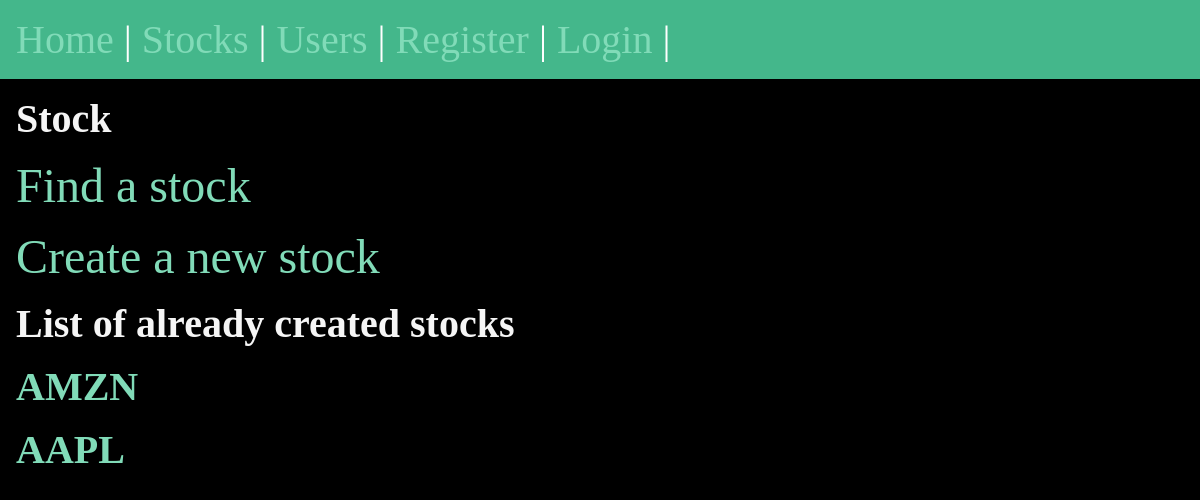
Page /stocks/ on the earlier database version.
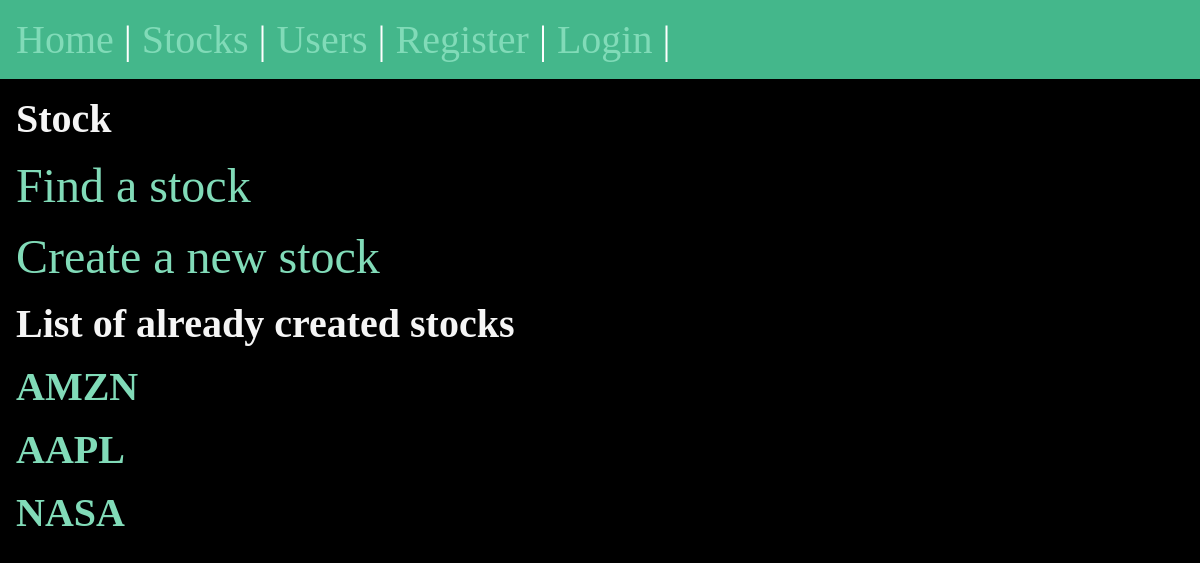
Same page on the later database version.
### stocks/models.py (models this page shows)
class Stock(models.Model):
    stock_id = models.CharField(max_length=4)
    stock_name = models.TextField()
    stock_time = models.DateTimeField(default=date.today)
    slug = models.SlugField()
    owner = models.ForeignKey(User, on_delete=models.CASCADE, default=None, null=True)

### stocks/views.py (the view)
# urls.py: path('', views.stock_register, name = 'stock_register'),
def stock_register(request):
    stocks = Stock.objects.all()
    return render(request, 'stocks/stock_register.html', {'stocks' : stocks})

### stocks/templates/stocks/stock_register.html (shortened to what this page needs)
{%extends 'layout.html'%}
{%block content%}
<section>
<h1>Stock</h1>
<a href = "stock_query">Find a stock </a>
<a href = "stock_new">Create a new stock </a>
<h2> List of already created stocks </h2>
{%for stock in stocks%}
    <article>
        <h2>
            <a href = "{% url 'stocks:page' slug=stock.slug %}">
            {{stock.stock_id}} </a>
        </h2>
    </article>
{%endfor%}
</section>
{%endblock%}

### templates/layout.html (shortened to what this page needs)
<!DOCTYPE html>
{%load static %}
<html lang="en">
<head>
    <link rel = "stylesheet" href = "{% static 'css/style.css' %}">
</head>
<body>
    <nav>
            <a href = "/">Home</a> |
            <a href = "/stocks">Stocks</a> |
            <a href = "{% url 'users:user_list' %}">Users</a> |
            <a href = "{% url 'users:register'%}">Register</a> |
            <a href = "{% url 'users:login'%}">Login</a> |
    </nav>
    <main>
        {%block content%}
        {%endblock%}
    </main>
</body>
</html>

Differences in the rows shown:
added Stock: stock_id "NASA"
